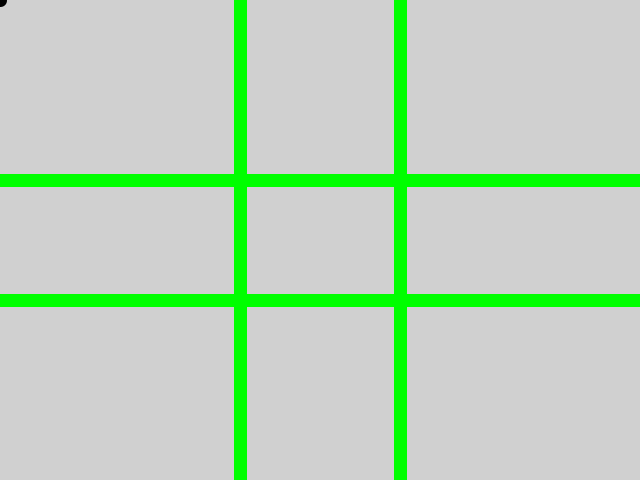
Frame 1 (no input)
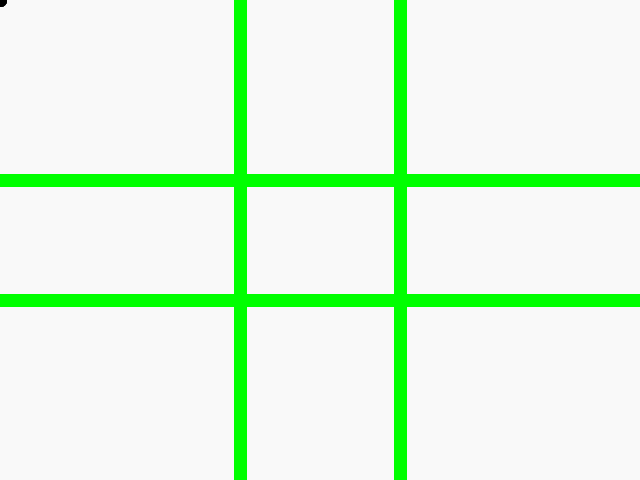
Frame 60 (the mouse pressed at the canvas centre just before this capture)
Frame 120 (the mouse held since frame 60 and released just before this capture): identical to frame 60, image omitted

The Processing sketch that drew these frames (run headless with seeded random() and noise(); from frame 60 on, the mouse is pressed at the canvas centre):

// Processing sketch: IconInterp
// ── IconInterp.pde
PVector[] curPos = new PVector[4];
PVector[] curAng = new PVector[6];
PVector[] newPos = new PVector[4];
PVector[] newAng = new PVector[6];

PVector[][] elmPos = new PVector[4][4];
PVector[][] elmAng = new PVector[4][6];

PVector nPos = new PVector(0, 0);
PVector pos = new PVector(0, 0);
PVector pos_ = new PVector(0, 0);

int state;

void setup() {
  size (640, 480);

  initElements();
}

void draw() {
  ///Continuous Calculus Stufff
  for (int i = 0; i < curPos.length; i++) {
    curPos[i].x = lerp(curPos[i].x, newPos[i].x, 0.05);
    curPos[i].y = lerp(curPos[i].y, newPos[i].y, 0.05);
  }

  for (int i = 0; i < curAng.length; i++) {
    curAng[i].x = lerp(curAng[i].x, newAng[i].x, 0.05);
    curAng[i].y = lerp(curAng[i].y, newAng[i].y, 0.05);
  }

  pos_.x = lerp(pos_.x, nPos.x, 0.05);
  pos_.y = lerp(pos_.y, nPos.y, 0.05);
  pos.x = lerp(pos.x, pos_.x, 0.05);
  pos.y = lerp(pos.y, pos_.y, 0.05);

  ///Graphic Stufff
  noStroke();
  fill(255, 20);
  rect(0, 0, width, height);
  //
  stroke(0);
  noFill();
  strokeWeight(13);
  pushMatrix();
  translate(pos.x, pos.y);
  beginShape();
  vertex(curPos[0].x, curPos[0].y);
  bezierVertex(curAng[0].x, curAng[0].y, curAng[1].x, curAng[1].y, curPos[1].x, curPos[1].y);
  bezierVertex(curAng[2].x, curAng[2].y, curAng[3].x, curAng[3].y, curPos[2].x, curPos[2].y);
  bezierVertex(curAng[4].x, curAng[4].y, curAng[5].x, curAng[5].y, curPos[3].x, curPos[3].y);
  endShape();
  popMatrix();

  stroke(0, 255, 0);
  line(3 * (float)width / 8, 0, 3 * (float)width/8, height);
  line(0, 3 * (float)height/8, width, 3 * (float)height/8);
  line(5 * (float)width / 8, 0, 5 * (float)width/8, height);
  line(0, 5 * (float)height/8, width, 5 * (float)height/8);
  noStroke();
}

void callElement (int numElem) {
  for (int i = 0; i < newPos.length; i++) newPos[i] = elmPos[numElem][i];
  for (int i = 0; i < newAng.length; i++) newAng[i] = elmAng[numElem][i];
}

void mouseDragged() {
  nPos = new PVector(mouseX, mouseY);
}

void keyPressed () {
  if (keyCode == UP) {
    state++;
    state = state % 4;
    callElement(state);
  }
}

void initElements () {
  for (int i = 0; i < curPos.length; i++) {
    curPos[i] = new PVector(0, 0);
    newPos[i] = new PVector(0, 0);
  }

  for (int i = 0; i < curAng.length; i++) {
    curAng[i] = new PVector(0, 0);
    newAng[i] = new PVector(0, 0);
  }

  //Agua
  elmPos[0][0] = new PVector(-51, -11);
  elmPos[0][1] = new PVector(-3, -88);
  elmPos[0][2] = new PVector(-3, -88);
  elmPos[0][3] = new PVector(-56, 8);

  elmAng[0][0] = new PVector(-41, -36);
  elmAng[0][1] = new PVector(-25, -60);
  elmAng[0][2] = new PVector(-3, -88);
  elmAng[0][3] = new PVector(-3, -88);
  elmAng[0][4] = new PVector(131, 64);
  elmAng[0][5] = new PVector(-55, 82);


  //Aire
  elmPos[1][0] = new PVector(-8, -19);
  elmPos[1][1] = new PVector(3, -57);
  elmPos[1][2] = new PVector(65, 0);
  elmPos[1][3] = new PVector(115, -26);

  elmAng[1][0] = new PVector(32, 51);
  elmAng[1][1] = new PVector(74, -88);
  elmAng[1][2] = new PVector(-120, 6);
  elmAng[1][3] = new PVector(41, 99);
  elmAng[1][4] = new PVector(76, -64);
  elmAng[1][5] = new PVector(98, 3);


  //Fuego
  elmPos[2][0] = new PVector(-48, -9);
  elmPos[2][1] = new PVector(-18, -61);
  elmPos[2][2] = new PVector(13, -89);
  elmPos[2][3] = new PVector(-51, 9);

  elmAng[2][0] = new PVector(-35, -27);
  elmAng[2][1] = new PVector(-33, -37);
  elmAng[2][2] = new PVector(0, -11);
  elmAng[2][3] = new PVector(-5, -8);
  elmAng[2][4] = new PVector(123, 85);
  elmAng[2][5] = new PVector(-55, 85);

  //Tierra
  elmPos[3][0] = new PVector(-65, 45);
  elmPos[3][1] = new PVector(-25, -33);
  elmPos[3][2] = new PVector(41, -61);
  elmPos[3][3] = new PVector(93, 44);

  elmAng[3][0] = new PVector(-63, 23);
  elmAng[3][1] = new PVector(-42, -20);
  elmAng[3][2] = new PVector(87, 60);
  elmAng[3][3] = new PVector(-86, 77);
  elmAng[3][4] = new PVector(66, -27);
  elmAng[3][5] = new PVector(82, -5);
}
